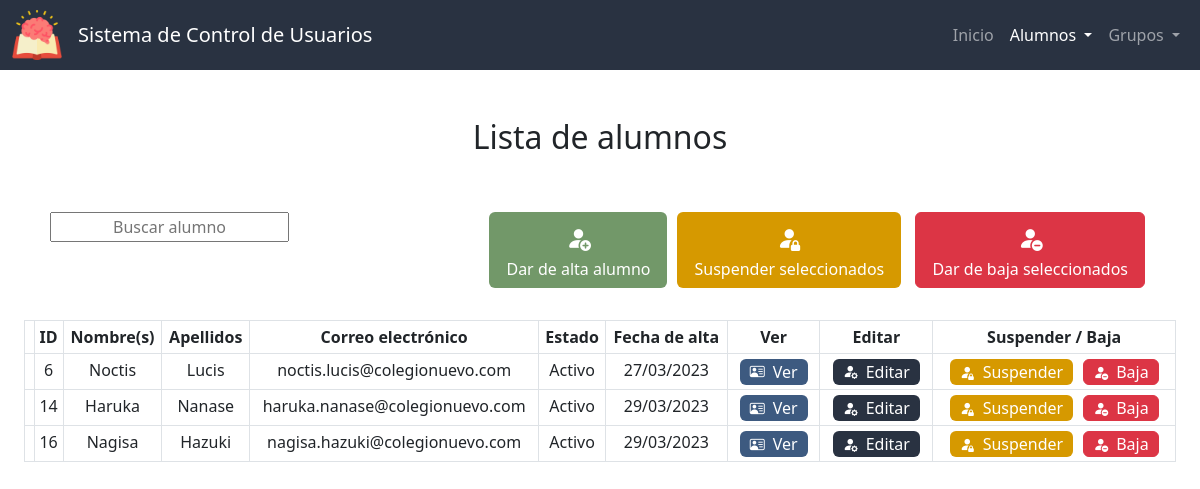
/lista_alumnos, run on an earlier commit of the app's database.
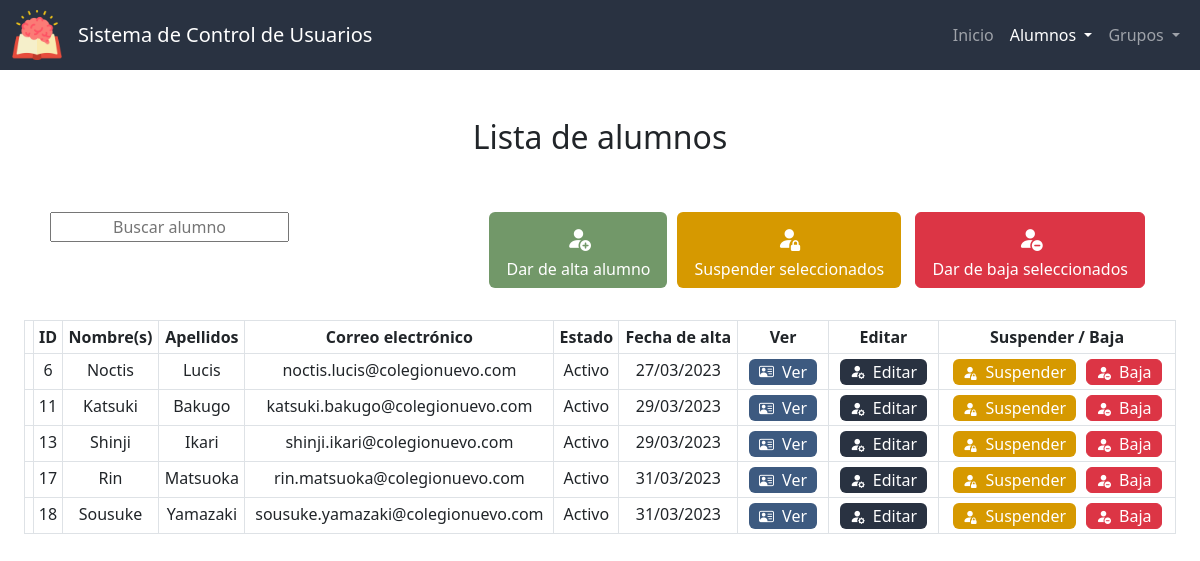
And on a later commit of the database.
### app.py (models this page shows, shortened)
class Alumnos(db.Model):
    id = db.Column(db.Integer, primary_key=True)
    nombre = db.Column(db.String(50), nullable=False)
    apellidos = db.Column(db.String(50), nullable=False)
    correo = db.Column(db.String(50), nullable=False, unique=True)
    estado = db.Column(db.Integer, nullable=False, default=0) # 0 - activo, 1 - suspendido, 2 - baja
    fecha_de_creacion = db.Column(db.DateTime, nullable=False, default=datetime.now)

### app.py (the view)
@app.route("/lista_alumnos")
def lista_alumnos():
    estados = [0, 1]
    lista = Alumnos.query.filter(Alumnos.estado.in_(estados)).all()
    return render_template("lista_alumnos.html", active="Lista de alumnos", lista=lista, estados=ESTADOSV)

### templates/lista_alumnos.html (shortened to what the changed rows need)
{% extends "layout.html" %}
{% block scripts %}
    <link href="https://unpkg.com/bootstrap-table@1.21.3/dist/bootstrap-table.min.css" rel="stylesheet">
{% endblock %}
{% block main %}
    <h2 class="mb-5">Lista de alumnos</h2>
    <br>
    <div id="alumnos-div" class="container-fluid">
        <table id="tabla-alumnos" class="table table-hover table-bordered table-sm"
        data-search="true" data-search-accent-neutralise="true" data-search-selector="#buscar"
        data-show-columns="true" data-show-columns-toggle-all="true"
        data-show-pagination-switch="true" data-show-toggle="true" data-show-fullscreen="true"
        data-buttons-class="" data-locale="es-MX" data-visible-search="true"
        data-page-list="[10, 25, 50, 100, All]" data-select-item-name="selectedItems">
            <thead id="thead" class="color-primario">
                <tr>
                    <th data-field="state" data-checkbox="true"></th>
                    <th data-sortable="true" scope="col" data-visible="false" >ID</th>
                    <th data-sortable="true" scope="col">Nombre(s)</th>
                    <th data-sortable="true" scope="col">Apellidos</th>
                    <th data-sortable="true" scope="col">Correo electrónico</th>
                    <th data-sortable="true" scope="col" class="col-movil">Estado</th>
                    <th data-sortable="true" scope="col" class="col-movil">Fecha de alta</th>
                    <th>Ver</th>
                    <th class="col-movil">Editar</th>
                    <th class="col-movil">Suspender / Baja</th>
                </tr>
            </thead>
            <tbody id="tbody">
                {% for i in lista %}
                    <tr {% if i.estado == 1 %} class="suspendido" {% endif %}>
                        <td></td>
                        <td>{{ i.id }}</td>
                        <td >{{ i.nombre }}</td>
                        <td>{{ i.apellidos }}</td>
                        <td>{{ i.correo }}</td>
                        <td>{{ estados[i.estado] }}</td>
                        <td>{{ i.fecha_de_creacion.strftime('%d/%m/%Y') }}</td>
                        <td>
                            <form action="/ver_alumno" method="get">
                                <button type="submit" class="edit btn ver" title="Ver alumno"><i class="bi-small bi bi-person-vcard mx-1"></i><span class="mx-1 no-movil">Ver</span></button>
                            </form>
                        </td>
                        <td>
                            <form action="/editar_alumno" method="get">
                                <button type="submit" class="edit btn color-primario" title="Editar alumno"><i class="bi-small bi bi-person-fill-gear mx-1"></i><span class="mx-1 no-movil">Editar</span></button>
                            </form>
                        </td>
                        <td>
                            <div class="btn-group">
                                <form action="/suspender_alumno" method="post" {% if i.estado in (1,2) %} style="display:none;" {% else %} style="display:inline;" {% endif %}>
                                    <button type="submit" class="edit btn amarillo" title="Suspender alumno"><i class="bi-small bi-person-fill-lock mx-1"></i><span class="mx-1 no-movil">Suspender</span></button>
                                </form>
                                <form id="form-eliminar-usuario" action="/eliminar_usuario" method="post">
                                    <button type="button" class="edit btn btn-danger" title="Eliminar alumno" onclick="confirmarEliminarUsuario('{{ i.id }}', '{{ i.nombre }}', '{{ i.apellidos }}')"><i class="bi-small bi bi-person-fill-dash mx-1"></i><span class="mx-1 no-movil">Baja</span></button>
                                </form>
                            </div>
                        </td>
                    </tr>
                {% endfor %}
            </tbody>
        </table>
    </div>
{% endblock %}

What changed in the data, as far as the page shows it:
no longer on this page (row edited): Alumnos: id "14", nombre "Haruka", apellidos "Nanase", correo "haruka.nanase@colegionuevo.com", estado "Activo", fecha_de_creacion "29/03/2023"
no longer on this page (row edited): Alumnos: id "16", nombre "Nagisa", apellidos "Hazuki", correo "nagisa.hazuki@colegionuevo.com", estado "Activo", fecha_de_creacion "29/03/2023"
now on this page (row edited): Alumnos: id "11", nombre "Katsuki", apellidos "Bakugo", correo "katsuki.bakugo@colegionuevo.com", estado "Activo", fecha_de_creacion "29/03/2023"
now on this page (row edited): Alumnos: id "13", nombre "Shinji", apellidos "Ikari", correo "shinji.ikari@colegionuevo.com", estado "Activo", fecha_de_creacion "29/03/2023"
now on this page (row edited): Alumnos: id "17", nombre "Rin", apellidos "Matsuoka", correo "rin.matsuoka@colegionuevo.com", estado "Activo", fecha_de_creacion "31/03/2023"
now on this page (row edited): Alumnos: id "18", nombre "Sousuke", apellidos "Yamazaki", correo "sousuke.yamazaki@colegionuevo.com", estado "Activo", fecha_de_creacion "31/03/2023"
